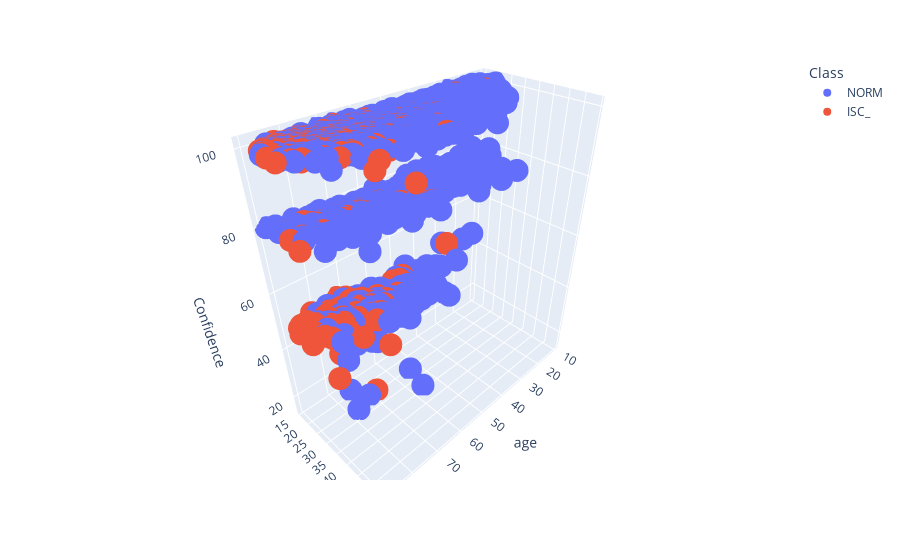

Notebook code cell kept with this figure:
### Code cell
#@title Plot three features in 3D by entering their names and running this cell

x_axis_data = 'age'  # @param {type: "string"}
y_axis_data = 'BMI'  # @param {type: "string"}
z_axis_data = 'Confidence'  # @param {type: "string"}

class_df = expanded_df[(expanded_df['Class'] == "NORM") | (expanded_df["Class"] == "ISC_")]

px.scatter_3d(
    class_df,
    x=x_axis_data,
    y=y_axis_data,
    z=z_axis_data,
    color='Class',
).show()

### Figure 1 — Plotly figure (JSON) as saved in the notebook; plotly's stock layout.template omitted (floating-point values rounded to 4 significant figures; data arrays with more than 128 entries replaced by an {"elided": "..."} marker saying what was removed)
{"data": [{"hovertemplate": "Class=NORM<br>age=%{x}<br>BMI=%{y}<br>Confidence=%{z}<extra></extra>", "legendgroup": "NORM", "marker": {"color": "#636efa", "symbol": "circle"}, "mode": "markers", "name": "NORM", "scene": "scene", "showlegend": true, "type": "scatter3d", "x": {"elided": "5165 int values"}, "y": {"elided": "5165 float values"}, "z": {"elided": "5165 int values"}}, {"hovertemplate": "Class=ISC_<br>age=%{x}<br>BMI=%{y}<br>Confidence=%{z}<extra></extra>", "legendgroup": "ISC_", "marker": {"color": "#EF553B", "symbol": "circle"}, "mode": "markers", "name": "ISC_", "scene": "scene", "showlegend": true, "type": "scatter3d", "x": {"elided": "438 int values"}, "y": {"elided": "438 float values"}, "z": {"elided": "438 int values"}}], "layout": {"legend": {"title": {"text": "Class"}, "tracegroupgap": 0}, "margin": {"t": 60}, "scene": {"domain": {"x": [0, 1], "y": [0, 1]}, "xaxis": {"title": {"text": "age"}}, "yaxis": {"title": {"text": "BMI"}}, "zaxis": {"title": {"text": "Confidence"}}}}}
